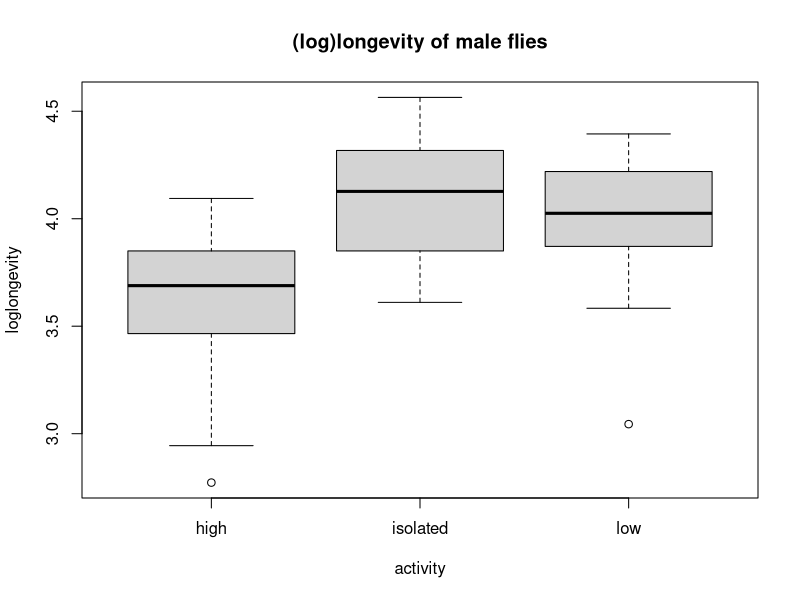
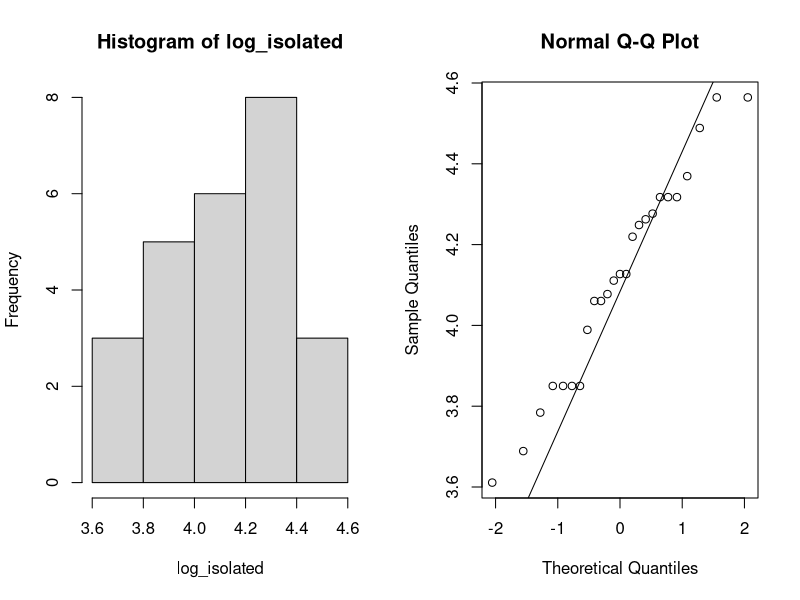
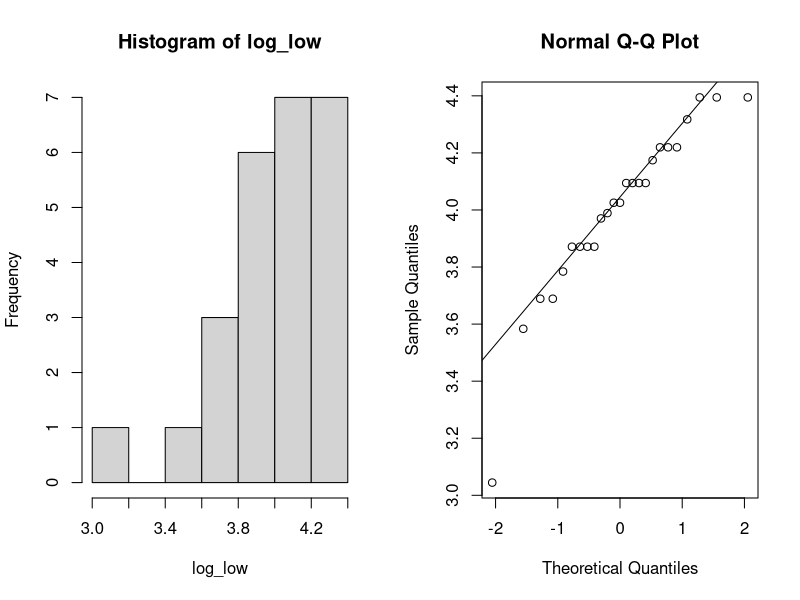
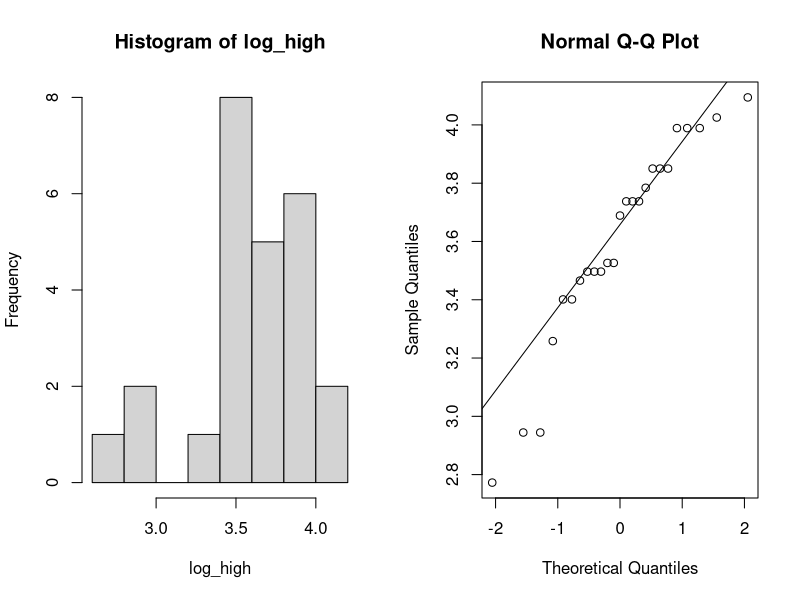
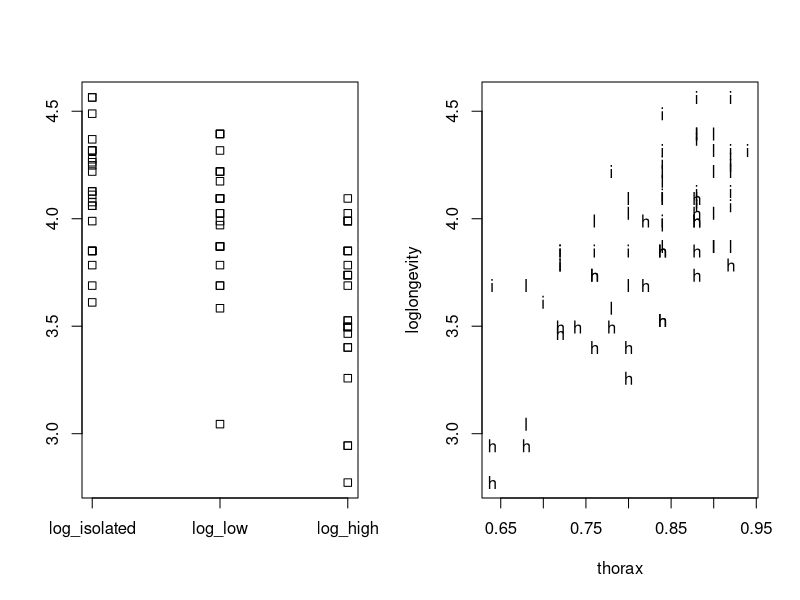
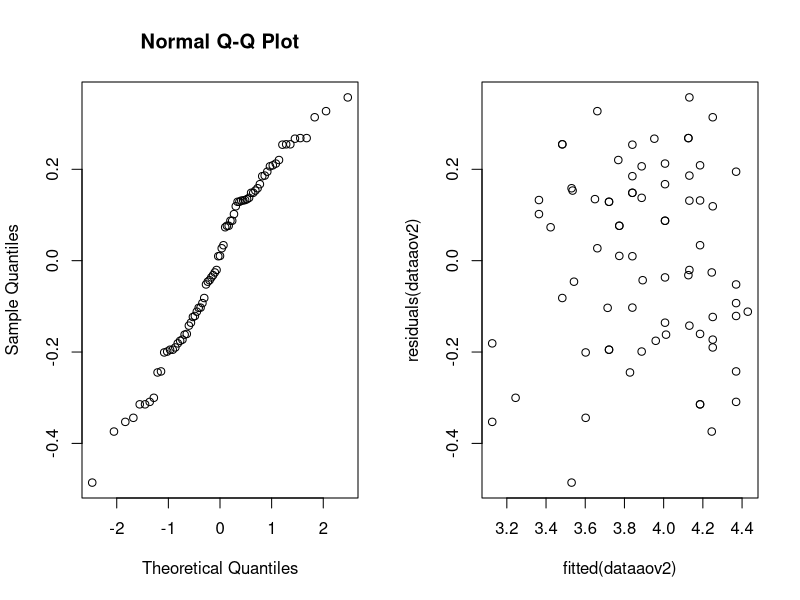
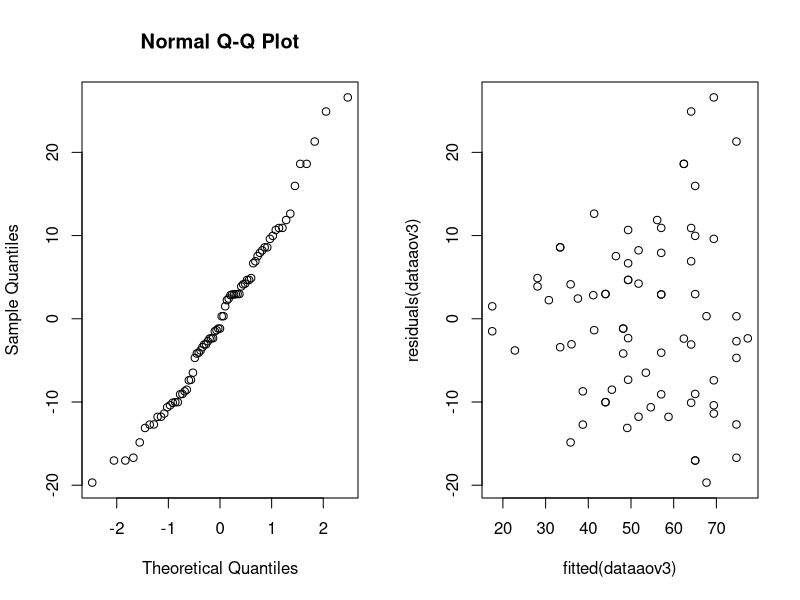
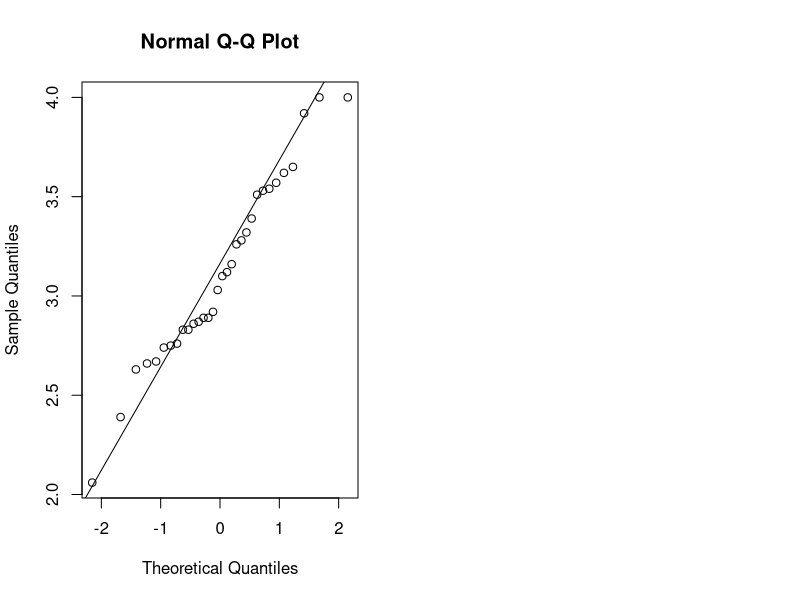

These figures' R source, in order:
## ---- chunk 1
library(knitr)
## ---- chunk 2
data = read.table("fruitflies.txt", header=TRUE)
## ---- chunk 3
# 1. prepare an array of results
loglongevity = c(1:length(data$longevity))
# 2. calculate logarithm values of longevity for each fly in datafrane
for (i in 1:length(data$longevity)) {
  loglongevity[i] = log(data$longevity[i])
}
# 3. bind new array of results with current dataframe
data = cbind(data,loglongevity)
## ---- chunk 4
kable(data[c(1:5),])
## ---- chunk 5
boxplot(loglongevity~activity,data=data, main="(log)longevity of male flies")
## ---- chunk 6
par(mfrow=c(1,2))
log_isolated = data[data$activity == 'isolated',]$loglongevity
hist(log_isolated)
qqnorm(log_isolated)
qqline(log_isolated)
## ---- chunk 7
par(mfrow=c(1,2))
log_low = data[data$activity == 'low',]$loglongevity
hist(log_low)
qqnorm(log_low)
qqline(log_low)
## ---- chunk 8
par(mfrow=c(1,2))
log_high = data[data$activity == 'high',]$loglongevity
hist(log_high)
qqnorm(log_high)
qqline(log_high)
## ---- chunk 9
flies_loglongevity.data <- data.frame(log_isolated, log_low, log_high)

stripchart(flies_loglongevity.data,vertical=TRUE)
## ---- chunk 10
dataaov=lm(loglongevity~activity,data=data)
anova(dataaov)
## ---- chunk 11
summary(dataaov)
## ---- chunk 12
confint(dataaov)
## ---- chunk 13
data$activity=as.factor(data$activity)
dataaov2=lm(loglongevity~thorax+activity,data=data)
anova(dataaov2)
## ---- chunk 14
contrasts(data$activity)=contr.sum
dataaov3 = lm(loglongevity~thorax+activity,data=data)
summary(dataaov3)
confint(dataaov3)
## ---- chunk 15
avg_thorax = mean(data$thorax)
avg_thorax
## ---- chunk 16
min_thorax = min(data$thorax)
min_thorax
## ---- chunk 17
attach(data)
plot(loglongevity~thorax,pch=as.character(activity))
## ---- chunk 18
qqnorm(residuals(dataaov2))
plot(fitted(dataaov2),residuals(dataaov2))
## ---- chunk 19
data$activity=as.factor(data$activity)
dataaov3=lm(longevity~thorax+activity,data=data)  # type second!!!
anova(dataaov3)
qqnorm(residuals(dataaov3))
plot(fitted(dataaov3),residuals(dataaov3))
## ---- chunk 20
psidata = read.table("psi.txt", header = TRUE)
attach(psidata)
## ---- chunk 21
qqnorm(psidata[, 3])
qqline(psidata[, 3])
## ---- chunk 22
par(mfrow = c(1, 2))

qqnorm(psidata[psi == 1, 3])
qqline(psidata[psi == 1, 3])

qqnorm(psidata[psi == 0, 3])
qqline(psidata[psi == 0, 3])
## ---- chunk 23
par(mfrow = c(1, 2))

boxplot(psidata[psi == 0, 3], psidata[psi == 1, 3],
        names = c("No PSI", "PSI"))
boxplot(psidata[passed == 0, 3], psidata[passed == 1, 3],
        names = c("Didn't pass", "Passed"))
## ---- chunk 24
table1 = xtabs( ~ passed + psi, data = psidata)
rownames(table1) <- c("not passed", "passed")
kable(table1, caption = "Number of individuals",
      col.names = c("no psi", "psi"), row.names = TRUE)
## ---- chunk 25
table2 = round(xtabs(passed ~ psi, data = psidata) /
                 xtabs(~ passed, data = psidata), 2)
kable(table2, caption = "Percentage of students who passed",
      col.names = c("psi", "%"))
## ---- chunk 26
psidata$psi = factor(psidata$psi)
psiglm = glm(passed ~ psi + gpa, data = psidata, family = binomial)
summary(psiglm)
## ---- chunk 27
psipassed = data.frame(psi = factor(1), gpa = 3)
predict(psiglm, psipassed, type = "response")

psinotpassed = data.frame(psi = factor(0), gpa = 3)
predict(psiglm, psinotpassed, type = "response")
## ---- chunk 28
exp(2.338)
## ---- chunk 29
x = matrix(c(3, 15, 8, 6), 2, 2)
fisher.test(x)
## ---- chunk 30
par(mfrow=c(2,3))
data = read.table("africa.txt",header=TRUE)
attach(data)
## ---- chunk 31
n = c(50,150,300)
lambda = c(1,10,50)
for(i in n){
  for(j in lambda){
    data_generated = rpois(i,j)
    boxplot(data_generated, main=c("n",i,"lambda",j))
    qqnorm(data_generated, main=c("n",i,"lambda",j));qqline(data_generated)
  }
}
## ---- chunk 32
africaglm = glm(miltcoup~oligarchy+pollib+parties+pctvote+popn+size+numelec+numregim,family=poisson,data=data) 
summary(africaglm) 
## ---- chunk 33
summary(glm(miltcoup~oligarchy+pollib+parties+pctvote+popn+size+numregim,family=poisson,data=data))
summary(glm(miltcoup~oligarchy+pollib+parties+pctvote+popn+size,family=poisson,data=data))
summary(glm(miltcoup~oligarchy+pollib+parties+pctvote+popn,family=poisson,data=data))
summary(glm(miltcoup~oligarchy+pollib+parties+pctvote,family=poisson,data=data))
summary(glm(miltcoup~oligarchy+pollib+parties,family=poisson,data=data))
#Following this approach, the new model is: miltcoup = 0.251377 + 0.092622*oligarchy - 0.574103*pollib + 0.22059*parites + error
## ---- chunk 34
par(mfrow=c(1,3))
model = glm(miltcoup~oligarchy+pollib+parties,family=poisson,data=data)
## ---- chunk 35
plot(fitted(model),residuals(model))
plot(log(fitted(model)),residuals(model))
plot(log(fitted(model)),residuals(model, type="response"))
## ---- chunk 36
plot(fitted(africaglm), residuals(africaglm))
plot(log(fitted(africaglm)),residuals(africaglm))
plot(log(fitted(africaglm)),residuals(africaglm, type="response"))
